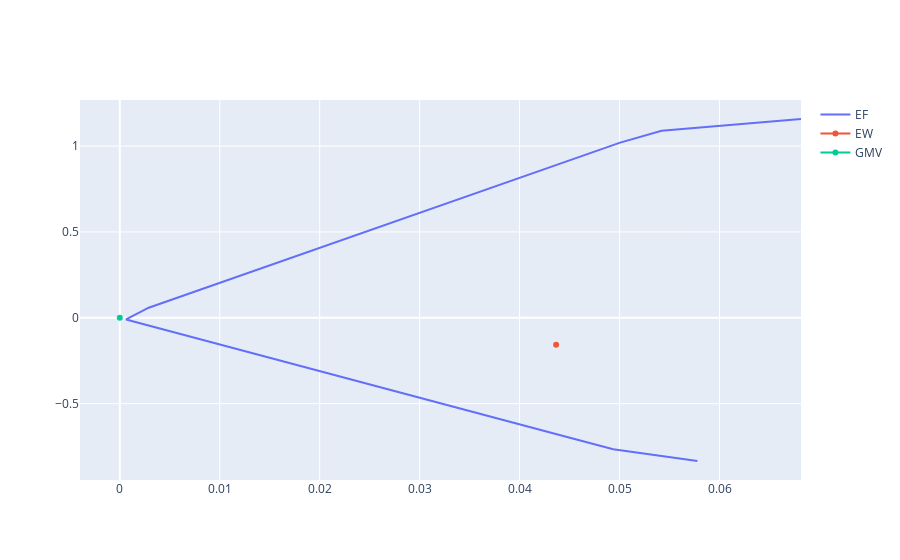

The notebook cell this image was saved under:
### Code cell
port.plot_ef(30, er, x_cov,show_gmv=True,show_ew=True)
